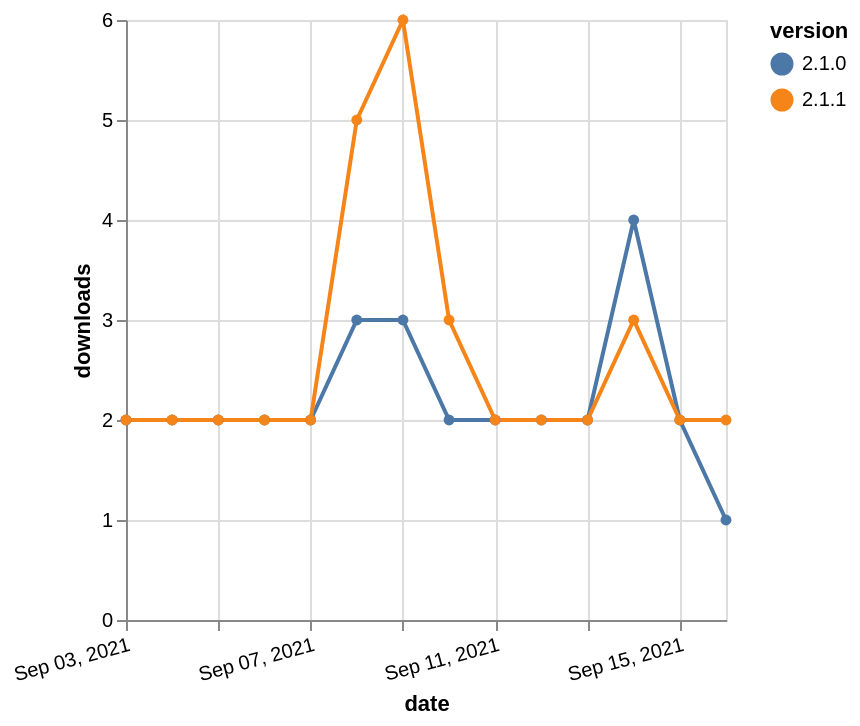

The Vega-Lite source for this figure:
### Vega-Lite specification from a JSON file in a GitHub repository (floating-point values rounded to 4 significant figures)
{"$schema": "https://vega.github.io/schema/vega-lite/v5.json", "description": "A simple bar chart with embedded data.", "data": {"values": [{"date": "2021-09-03", "total": 2426, "delta": 2, "version": "2.1.0"}, {"date": "2021-09-04", "total": 2428, "delta": 2, "version": "2.1.0"}, {"date": "2021-09-05", "total": 2430, "delta": 2, "version": "2.1.0"}, {"date": "2021-09-06", "total": 2432, "delta": 2, "version": "2.1.0"}, {"date": "2021-09-07", "total": 2434, "delta": 2, "version": "2.1.0"}, {"date": "2021-09-08", "total": 2437, "delta": 3, "version": "2.1.0"}, {"date": "2021-09-09", "total": 2440, "delta": 3, "version": "2.1.0"}, {"date": "2021-09-10", "total": 2442, "delta": 2, "version": "2.1.0"}, {"date": "2021-09-11", "total": 2444, "delta": 2, "version": "2.1.0"}, {"date": "2021-09-12", "total": 2446, "delta": 2, "version": "2.1.0"}, {"date": "2021-09-13", "total": 2448, "delta": 2, "version": "2.1.0"}, {"date": "2021-09-14", "total": 2452, "delta": 4, "version": "2.1.0"}, {"date": "2021-09-15", "total": 2454, "delta": 2, "version": "2.1.0"}, {"date": "2021-09-16", "total": 2455, "delta": 1, "version": "2.1.0"}, {"date": "2021-09-03", "total": 3623, "delta": 2, "version": "2.1.1"}, {"date": "2021-09-04", "total": 3625, "delta": 2, "version": "2.1.1"}, {"date": "2021-09-05", "total": 3627, "delta": 2, "version": "2.1.1"}, {"date": "2021-09-06", "total": 3629, "delta": 2, "version": "2.1.1"}, {"date": "2021-09-07", "total": 3631, "delta": 2, "version": "2.1.1"}, {"date": "2021-09-08", "total": 3636, "delta": 5, "version": "2.1.1"}, {"date": "2021-09-09", "total": 3642, "delta": 6, "version": "2.1.1"}, {"date": "2021-09-10", "total": 3645, "delta": 3, "version": "2.1.1"}, {"date": "2021-09-11", "total": 3647, "delta": 2, "version": "2.1.1"}, {"date": "2021-09-12", "total": 3649, "delta": 2, "version": "2.1.1"}, {"date": "2021-09-13", "total": 3651, "delta": 2, "version": "2.1.1"}, {"date": "2021-09-14", "total": 3654, "delta": 3, "version": "2.1.1"}, {"date": "2021-09-15", "total": 3656, "delta": 2, "version": "2.1.1"}, {"date": "2021-09-16", "total": 3658, "delta": 2, "version": "2.1.1"}]}, "width": "container", "mark": {"type": "line", "point": {"filled": true}}, "encoding": {"x": {"field": "date", "type": "temporal", "timeUnit": "yearmonthdate", "title": "date", "axis": {"labelAngle": -15}}, "y": {"field": "delta", "type": "quantitative", "title": "downloads"}, "color": {"field": "version", "type": "nominal"}, "tooltip": {"field": "delta"}}}
